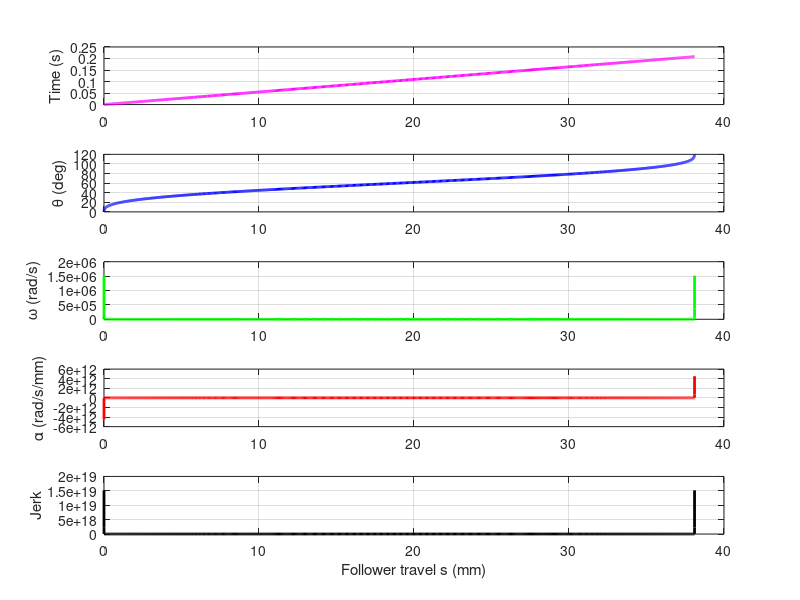

Source code (MATLAB): (Note: this script raises an error after producing the figure.)
clear; clc; close all;

% === Parameters ===
S = 38.10;                    % Total rise [mm]
theta_seg = 120;             % Segment duration [deg]
n_points = 1000;
v_follower = 183.2412455;            % Desired constant follower velocity [mm/s]
r_cyl = 31.75;                  % Radius of cylindrical cam [mm]
epsilon = 1e-6;              % Small value to avoid division by zero

% === Angle vector ===
theta_deg = linspace(0, theta_seg, n_points);
theta_rad = deg2rad(theta_deg);

% === Follower displacement: Cycloidal motion ===
s = S * (theta_rad/theta_rad(end) - (1/(2*pi)) * sin(2*pi*theta_rad/theta_rad(end)));

% === Derivatives wrt theta ===
dtheta = theta_rad(2) - theta_rad(1);
v = gradient(s, dtheta);           % ds/dθ
a = gradient(v, dtheta);           % d²s/dθ²
j = gradient(a, dtheta);           % d³s/dθ³

% === Angular velocity ω(θ) based on desired follower speed ===
omega = v_follower ./ (v + epsilon);  % rad/s

% === Time from angular velocity ===
time_theta = cumtrapz(theta_rad, 1 ./ omega);  % integrate dθ / ω(θ)

% === Interpolation wrt displacement ===
[s_unique, idx_unique] = unique(s, 'stable');
theta_s = interp1(s, theta_rad, s_unique, 'pchip');
omega_s = interp1(s, omega, s_unique, 'pchip');
alpha_s = gradient(omega_s, s_unique);       % α = dω/ds
jerk_s = gradient(alpha_s, s_unique);        % jerk = dα/ds
time_s = interp1(theta_rad, time_theta, theta_s, 'pchip');

% === Convert for plotting ===
theta_s_deg = rad2deg(theta_s);

% === Plot kinematics ===
figure;

subplot(5,1,1)
plot(s_unique, time_s, 'm','LineWidth',2); ylabel('Time (s)'); grid on;

subplot(5,1,2)
plot(s_unique, theta_s_deg, 'b','LineWidth',2); ylabel('\theta (deg)'); grid on;

subplot(5,1,3)
plot(s_unique, omega_s, 'g','LineWidth',2); ylabel('\omega (rad/s)'); grid on;

subplot(5,1,4)
plot(s_unique, alpha_s, 'r','LineWidth',2); ylabel('\alpha (rad/s/mm)'); grid on;

subplot(5,1,5)
plot(s_unique, jerk_s, 'k','LineWidth',2); ylabel('Jerk'); xlabel('Follower travel s (mm)'); grid on;

sgtitle('Cylindrical Cam Kinematics with Velocity-Based Omega');

% === Pressure angle ===
phi = atan(v ./ r_cyl);         % Pressure angle in radians
phi_deg = rad2deg(phi);         % Convert to degrees

figure;
plot(theta_deg, phi_deg, 'LineWidth', 2);
xlabel('\theta [°]');
ylabel('Pressure Angle [°]');
title('Pressure Angle for Cylindrical Cam');
grid on; box on;
